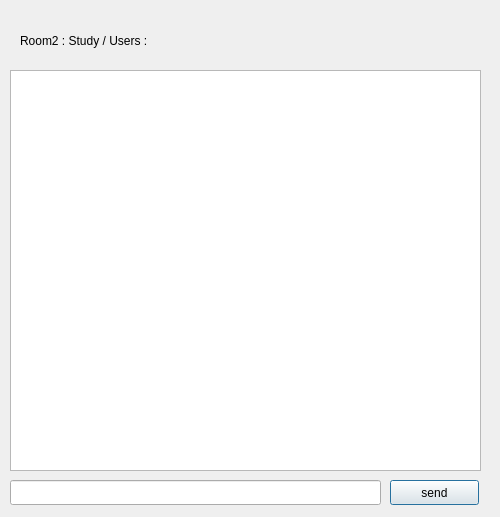
<?xml version="1.0" encoding="UTF-8"?>
<ui version="4.0">
 <class>study</class>
 <widget class="QDialog" name="study">
  <property name="geometry">
   <rect>
    <x>0</x>
    <y>0</y>
    <width>500</width>
    <height>517</height>
   </rect>
  </property>
  <property name="windowTitle">
   <string>Dialog</string>
  </property>
  <widget class="QLabel" name="label">
   <property name="geometry">
    <rect>
     <x>20</x>
     <y>30</y>
     <width>161</width>
     <height>21</height>
    </rect>
   </property>
   <property name="text">
    <string>Room2 : Study / Users :</string>
   </property>
  </widget>
  <widget class="QLineEdit" name="lineEdit">
   <property name="geometry">
    <rect>
     <x>10</x>
     <y>480</y>
     <width>371</width>
     <height>25</height>
    </rect>
   </property>
  </widget>
  <widget class="QListView" name="listView">
   <property name="geometry">
    <rect>
     <x>10</x>
     <y>70</y>
     <width>471</width>
     <height>401</height>
    </rect>
   </property>
  </widget>
  <widget class="QPushButton" name="pushButton">
   <property name="geometry">
    <rect>
     <x>390</x>
     <y>480</y>
     <width>89</width>
     <height>25</height>
    </rect>
   </property>
   <property name="text">
    <string>send</string>
   </property>
  </widget>
 </widget>
 <resources/>
 <connections/>
</ui>
